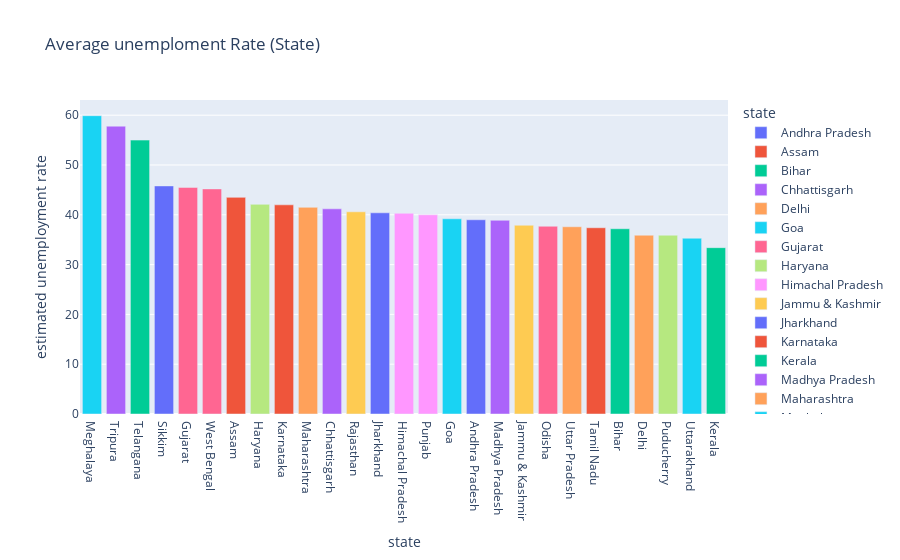

Write notebook code for a chart like this one.
### Code cell
fig = px.bar(state, x='state', y="estimated unemployment rate", color="state", title="Average unemploment Rate (State)")
fig.update_layout(xaxis={'categoryorder':'total descending'})

fig.show()

### Figure 1 — Plotly figure (JSON) as saved in the notebook; plotly's stock layout.template omitted (floating-point values rounded to 4 significant figures)
{"data": [{"alignmentgroup": "True", "hovertemplate": "state=%{x}<br>estimated unemployment rate=%{y}<extra></extra>", "legendgroup": "Andhra Pradesh", "marker": {"color": "#636efa", "pattern": {"shape": ""}}, "name": "Andhra Pradesh", "offsetgroup": "Andhra Pradesh", "orientation": "v", "showlegend": true, "textposition": "auto", "type": "bar", "x": ["Andhra Pradesh"], "xaxis": "x", "y": [39], "yaxis": "y"}, {"alignmentgroup": "True", "hovertemplate": "state=%{x}<br>estimated unemployment rate=%{y}<extra></extra>", "legendgroup": "Assam", "marker": {"color": "#EF553B", "pattern": {"shape": ""}}, "name": "Assam", "offsetgroup": "Assam", "orientation": "v", "showlegend": true, "textposition": "auto", "type": "bar", "x": ["Assam"], "xaxis": "x", "y": [43.5], "yaxis": "y"}, {"alignmentgroup": "True", "hovertemplate": "state=%{x}<br>estimated unemployment rate=%{y}<extra></extra>", "legendgroup": "Bihar", "marker": {"color": "#00cc96", "pattern": {"shape": ""}}, "name": "Bihar", "offsetgroup": "Bihar", "orientation": "v", "showlegend": true, "textposition": "auto", "type": "bar", "x": ["Bihar"], "xaxis": "x", "y": [37.2], "yaxis": "y"}, {"alignmentgroup": "True", "hovertemplate": "state=%{x}<br>estimated unemployment rate=%{y}<extra></extra>", "legendgroup": "Chhattisgarh", "marker": {"color": "#ab63fa", "pattern": {"shape": ""}}, "name": "Chhattisgarh", "offsetgroup": "Chhattisgarh", "orientation": "v", "showlegend": true, "textposition": "auto", "type": "bar", "x": ["Chhattisgarh"], "xaxis": "x", "y": [41.2], "yaxis": "y"}, {"alignmentgroup": "True", "hovertemplate": "state=%{x}<br>estimated unemployment rate=%{y}<extra></extra>", "legendgroup": "Delhi", "marker": {"color": "#FFA15A", "pattern": {"shape": ""}}, "name": "Delhi", "offsetgroup": "Delhi", "orientation": "v", "showlegend": true, "textposition": "auto", "type": "bar", "x": ["Delhi"], "xaxis": "x", "y": [35.9], "yaxis": "y"}, {"alignmentgroup": "True", "hovertemplate": "state=%{x}<br>estimated unemployment rate=%{y}<extra></extra>", "legendgroup": "Goa", "marker": {"color": "#19d3f3", "pattern": {"shape": ""}}, "name": "Goa", "offsetgroup": "Goa", "orientation": "v", "showlegend": true, "textposition": "auto", "type": "bar", "x": ["Goa"], "xaxis": "x", "y": [39.2], "yaxis": "y"}, {"alignmentgroup": "True", "hovertemplate": "state=%{x}<br>estimated unemployment rate=%{y}<extra></extra>", "legendgroup": "Gujarat", "marker": {"color": "#FF6692", "pattern": {"shape": ""}}, "name": "Gujarat", "offsetgroup": "Gujarat", "orientation": "v", "showlegend": true, "textposition": "auto", "type": "bar", "x": ["Gujarat"], "xaxis": "x", "y": [45.5], "yaxis": "y"}, {"alignmentgroup": "True", "hovertemplate": "state=%{x}<br>estimated unemployment rate=%{y}<extra></extra>", "legendgroup": "Haryana", "marker": {"color": "#B6E880", "pattern": {"shape": ""}}, "name": "Haryana", "offsetgroup": "Haryana", "orientation": "v", "showlegend": true, "textposition": "auto", "type": "bar", "x": ["Haryana"], "xaxis": "x", "y": [42.1], "yaxis": "y"}, {"alignmentgroup": "True", "hovertemplate": "state=%{x}<br>estimated unemployment rate=%{y}<extra></extra>", "legendgroup": "Himachal Pradesh", "marker": {"color": "#FF97FF", "pattern": {"shape": ""}}, "name": "Himachal Pradesh", "offsetgroup": "Himachal Pradesh", "orientation": "v", "showlegend": true, "textposition": "auto", "type": "bar", "x": ["Himachal Pradesh"], "xaxis": "x", "y": [40.3], "yaxis": "y"}, {"alignmentgroup": "True", "hovertemplate": "state=%{x}<br>estimated unemployment rate=%{y}<extra></extra>", "legendgroup": "Jammu & Kashmir", "marker": {"color": "#FECB52", "pattern": {"shape": ""}}, "name": "Jammu & Kashmir", "offsetgroup": "Jammu & Kashmir", "orientation": "v", "showlegend": true, "textposition": "auto", "type": "bar", "x": ["Jammu & Kashmir"], "xaxis": "x", "y": [37.9], "yaxis": "y"}, {"alignmentgroup": "True", "hovertemplate": "state=%{x}<br>estimated unemployment rate=%{y}<extra></extra>", "legendgroup": "Jharkhand", "marker": {"color": "#636efa", "pattern": {"shape": ""}}, "name": "Jharkhand", "offsetgroup": "Jharkhand", "orientation": "v", "showlegend": true, "textposition": "auto", "type": "bar", "x": ["Jharkhand"], "xaxis": "x", "y": [40.4], "yaxis": "y"}, {"alignmentgroup": "True", "hovertemplate": "state=%{x}<br>estimated unemployment rate=%{y}<extra></extra>", "legendgroup": "Karnataka", "marker": {"color": "#EF553B", "pattern": {"shape": ""}}, "name": "Karnataka", "offsetgroup": "Karnataka", "orientation": "v", "showlegend": true, "textposition": "auto", "type": "bar", "x": ["Karnataka"], "xaxis": "x", "y": [42], "yaxis": "y"}, {"alignmentgroup": "True", "hovertemplate": "state=%{x}<br>estimated unemployment rate=%{y}<extra></extra>", "legendgroup": "Kerala", "marker": {"color": "#00cc96", "pattern": {"shape": ""}}, "name": "Kerala", "offsetgroup": "Kerala", "orientation": "v", "showlegend": true, "textposition": "auto", "type": "bar", "x": ["Kerala"], "xaxis": "x", "y": [33.4], "yaxis": "y"}, {"alignmentgroup": "True", "hovertemplate": "state=%{x}<br>estimated unemployment rate=%{y}<extra></extra>", "legendgroup": "Madhya Pradesh", "marker": {"color": "#ab63fa", "pattern": {"shape": ""}}, "name": "Madhya Pradesh", "offsetgroup": "Madhya Pradesh", "orientation": "v", "showlegend": true, "textposition": "auto", "type": "bar", "x": ["Madhya Pradesh"], "xaxis": "x", "y": [38.9], "yaxis": "y"}, {"alignmentgroup": "True", "hovertemplate": "state=%{x}<br>estimated unemployment rate=%{y}<extra></extra>", "legendgroup": "Maharashtra", "marker": {"color": "#FFA15A", "pattern": {"shape": ""}}, "name": "Maharashtra", "offsetgroup": "Maharashtra", "orientation": "v", "showlegend": true, "textposition": "auto", "type": "bar", "x": ["Maharashtra"], "xaxis": "x", "y": [41.5], "yaxis": "y"}, {"alignmentgroup": "True", "hovertemplate": "state=%{x}<br>estimated unemployment rate=%{y}<extra></extra>", "legendgroup": "Meghalaya", "marker": {"color": "#19d3f3", "pattern": {"shape": ""}}, "name": "Meghalaya", "offsetgroup": "Meghalaya", "orientation": "v", "showlegend": true, "textposition": "auto", "type": "bar", "x": ["Meghalaya"], "xaxis": "x", "y": [59.9], "yaxis": "y"}, {"alignmentgroup": "True", "hovertemplate": "state=%{x}<br>estimated unemployment rate=%{y}<extra></extra>", "legendgroup": "Odisha", "marker": {"color": "#FF6692", "pattern": {"shape": ""}}, "name": "Odisha", "offsetgroup": "Odisha", "orientation": "v", "showlegend": true, "textposition": "auto", "type": "bar", "x": ["Odisha"], "xaxis": "x", "y": [37.7], "yaxis": "y"}, {"alignmentgroup": "True", "hovertemplate": "state=%{x}<br>estimated unemployment rate=%{y}<extra></extra>", "legendgroup": "Puducherry", "marker": {"color": "#B6E880", "pattern": {"shape": ""}}, "name": "Puducherry", "offsetgroup": "Puducherry", "orientation": "v", "showlegend": true, "textposition": "auto", "type": "bar", "x": ["Puducherry"], "xaxis": "x", "y": [35.9], "yaxis": "y"}, {"alignmentgroup": "True", "hovertemplate": "state=%{x}<br>estimated unemployment rate=%{y}<extra></extra>", "legendgroup": "Punjab", "marker": {"color": "#FF97FF", "pattern": {"shape": ""}}, "name": "Punjab", "offsetgroup": "Punjab", "orientation": "v", "showlegend": true, "textposition": "auto", "type": "bar", "x": ["Punjab"], "xaxis": "x", "y": [40], "yaxis": "y"}, {"alignmentgroup": "True", "hovertemplate": "state=%{x}<br>estimated unemployment rate=%{y}<extra></extra>", "legendgroup": "Rajasthan", "marker": {"color": "#FECB52", "pattern": {"shape": ""}}, "name": "Rajasthan", "offsetgroup": "Rajasthan", "orientation": "v", "showlegend": true, "textposition": "auto", "type": "bar", "x": ["Rajasthan"], "xaxis": "x", "y": [40.6], "yaxis": "y"}, {"alignmentgroup": "True", "hovertemplate": "state=%{x}<br>estimated unemployment rate=%{y}<extra></extra>", "legendgroup": "Sikkim", "marker": {"color": "#636efa", "pattern": {"shape": ""}}, "name": "Sikkim", "offsetgroup": "Sikkim", "orientation": "v", "showlegend": true, "textposition": "auto", "type": "bar", "x": ["Sikkim"], "xaxis": "x", "y": [45.8], "yaxis": "y"}, {"alignmentgroup": "True", "hovertemplate": "state=%{x}<br>estimated unemployment rate=%{y}<extra></extra>", "legendgroup": "Tamil Nadu", "marker": {"color": "#EF553B", "pattern": {"shape": ""}}, "name": "Tamil Nadu", "offsetgroup": "Tamil Nadu", "orientation": "v", "showlegend": true, "textposition": "auto", "type": "bar", "x": ["Tamil Nadu"], "xaxis": "x", "y": [37.4], "yaxis": "y"}, {"alignmentgroup": "True", "hovertemplate": "state=%{x}<br>estimated unemployment rate=%{y}<extra></extra>", "legendgroup": "Telangana", "marker": {"color": "#00cc96", "pattern": {"shape": ""}}, "name": "Telangana", "offsetgroup": "Telangana", "orientation": "v", "showlegend": true, "textposition": "auto", "type": "bar", "x": ["Telangana"], "xaxis": "x", "y": [55], "yaxis": "y"}, {"alignmentgroup": "True", "hovertemplate": "state=%{x}<br>estimated unemployment rate=%{y}<extra></extra>", "legendgroup": "Tripura", "marker": {"color": "#ab63fa", "pattern": {"shape": ""}}, "name": "Tripura", "offsetgroup": "Tripura", "orientation": "v", "showlegend": true, "textposition": "auto", "type": "bar", "x": ["Tripura"], "xaxis": "x", "y": [57.8], "yaxis": "y"}, {"alignmentgroup": "True", "hovertemplate": "state=%{x}<br>estimated unemployment rate=%{y}<extra></extra>", "legendgroup": "Uttar Pradesh", "marker": {"color": "#FFA15A", "pattern": {"shape": ""}}, "name": "Uttar Pradesh", "offsetgroup": "Uttar Pradesh", "orientation": "v", "showlegend": true, "textposition": "auto", "type": "bar", "x": ["Uttar Pradesh"], "xaxis": "x", "y": [37.6], "yaxis": "y"}, {"alignmentgroup": "True", "hovertemplate": "state=%{x}<br>estimated unemployment rate=%{y}<extra></extra>", "legendgroup": "Uttarakhand", "marker": {"color": "#19d3f3", "pattern": {"shape": ""}}, "name": "Uttarakhand", "offsetgroup": "Uttarakhand", "orientation": "v", "showlegend": true, "textposition": "auto", "type": "bar", "x": ["Uttarakhand"], "xaxis": "x", "y": [35.3], "yaxis": "y"}, {"alignmentgroup": "True", "hovertemplate": "state=%{x}<br>estimated unemployment rate=%{y}<extra></extra>", "legendgroup": "West Bengal", "marker": {"color": "#FF6692", "pattern": {"shape": ""}}, "name": "West Bengal", "offsetgroup": "West Bengal", "orientation": "v", "showlegend": true, "textposition": "auto", "type": "bar", "x": ["West Bengal"], "xaxis": "x", "y": [45.2], "yaxis": "y"}], "layout": {"barmode": "relative", "legend": {"title": {"text": "state"}, "tracegroupgap": 0}, "title": {"text": "Average unemploment Rate (State)"}, "xaxis": {"anchor": "y", "categoryarray": ["Andhra Pradesh", "Assam", "Bihar", "Chhattisgarh", "Delhi", "Goa", "Gujarat", "Haryana", "Himachal Pradesh", "Jammu & Kashmir", "Jharkhand", "Karnataka", "Kerala", "Madhya Pradesh", "Maharashtra", "Meghalaya", "Odisha", "Puducherry", "Punjab", "Rajasthan", "Sikkim", "Tamil Nadu", "Telangana", "Tripura", "Uttar Pradesh", "Uttarakhand", "West Bengal"], "categoryorder": "total descending", "domain": [0, 1], "title": {"text": "state"}}, "yaxis": {"anchor": "x", "domain": [0, 1], "title": {"text": "estimated unemployment rate"}}}}
